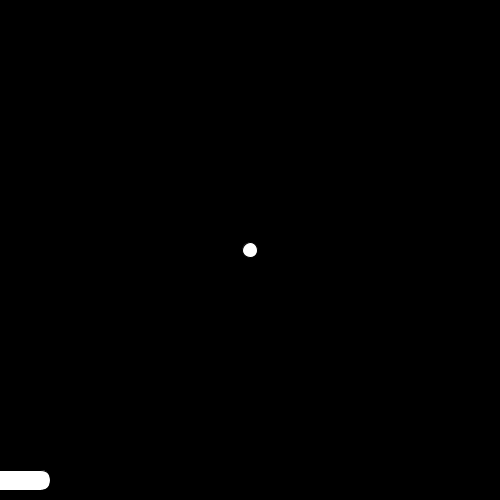
Frame 1 (no input)
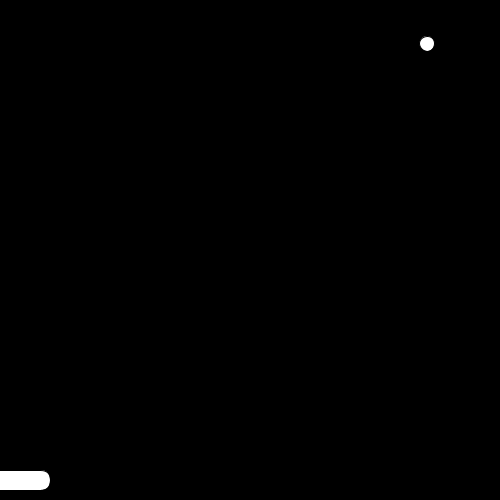
Frame 60 (the mouse pressed at the canvas centre just before this capture)
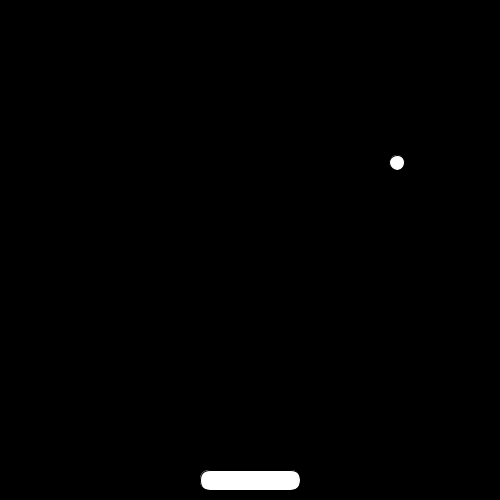
Frame 120 (the mouse held since frame 60 and released just before this capture)

The Processing sketch that drew these frames (run headless with seeded random() and noise(); from frame 60 on, the mouse is pressed at the canvas centre):

// Processing sketch: week04_4
// ── week04_4.pde
void setup(){
  size(500,500);
}
float x=250,y=250;  ///變數(位置)
float vx=3.0 , vy=-3.5;
float boardX,boardY=470,boardW=100,boardH=20;
void draw(){
  boardX=mouseX-boardW/2;
  background(#000000);  ///背景，去除殘影
  rect(boardX,boardY,boardW,boardH,20);  ///控制的板子
  ellipse(x,y,15,15);  ///橢圓
  x=x+vx;
  y=y+vy;
  if(x>500) vx = -vx;
  if(y<0) vy = -vy;
  if(x<0) vx = -vx;
  if( (y>boardY && y<boardY+boardH) &&
    (x>boardX && x<boardX+boardW) ){
    vy=-vy;
    vx += (mouseX-pmouseX)/2;  ///mouse的移動速度
   }
   if(mousePressed && mouseButton==LEFT)boardW *= 1.01;
   if(mousePressed && mouseButton==RIGHT)boardW *= 0.99;
}
